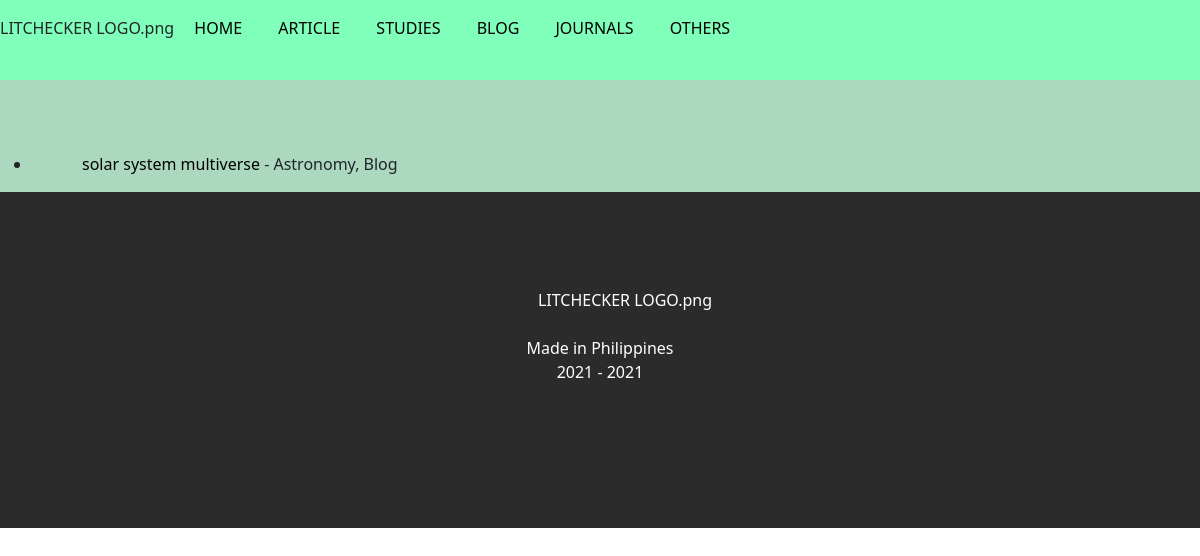
The app's page /results_by_type.php?type=Blog with its own data.
### tables this page shows
CREATE TABLE `literature` (
  `id` int(100) NOT NULL,
  `title` text DEFAULT NULL,
  `category` varchar(100) DEFAULT NULL,
  `type` varchar(100) DEFAULT NULL,
  `link` text DEFAULT NULL,
  `author_1` varchar(100) NOT NULL,
  `author_2` varchar(100) NOT NULL,
  `author_3` varchar(100) NOT NULL
);

### results_by_type.php (the view, shortened to what this page needs)
<!DOCTYPE html>
<head>
    <link href="https://cdn.jsdelivr.net/npm/bootstrap@5.0.0-beta3/dist/css/bootstrap.min.css"
    rel="stylesheet">
    <link rel="stylesheet" href="css/index.css">
</head>
<body>
    <section class = "header">
        LITCHECKER LOGO.png
        <button class="dropbtn2"><a href="index.php">HOME</a></button>
        <button class="dropbtn2"><a href="results_by_type.php?type=Article">ARTICLE</a></button>
        <button class="dropbtn2"><a href="results_by_type.php?type=Study">STUDIES</a></button>
        <button class="dropbtn2"><a href="results_by_type.php?type=Blog">BLOG</a></button>
        <button class="dropbtn2"><a href="results_by_type.php?type=Journal">JOURNALS</a></button>
        <button class="dropbtn2"><a href="results_by_type.php?type=Others">OTHERS</a></button>
    <br><br>
    </section>
     <section class = "body">
     <br><br><br>
        <?php
        $server = "localhost";
        $user ="root";
        $pass ="";
        $con=mysqli_connect($server,$user,$pass);
        $db="litcheck";
        mysqli_select_db($con,$db);
        if(isset($_GET['type']))
        $type = $_GET['type'];
        $search_this = $_SESSION['searching'];
        $sqlselect = mysqli_query($con,"select title,category,type,link from literature where title like '%$search_this%' and type like '%$type%' ");
        ?>
        <ul>
        <?php
        while ($results=mysqli_fetch_object($sqlselect)){
                echo "<li>";
                echo"<a href='$results->link'>$results->title ";
                echo "</a>";
                echo " - ".$results->category.", ".$results->type."<br>";
                echo "</li>";
        }
        ?>
        </ul>
    <?php include 'credits.php';?>
</body>
</html>

### css/index.css (style rules this page uses)
.header { background-color: rgb(127, 255, 185); }
.body { text-indent: 50px; background-color: rgb(173, 216, 192); }
a { color: black; text-decoration: none; }
.dropbtn2 { background-color : rgb(127, 255, 185); color: black; padding: 16px; font-size: 16px; border: none; }

### records on screen
literature: title "solar system multiverse", category "Astronomy", type "Blog"
